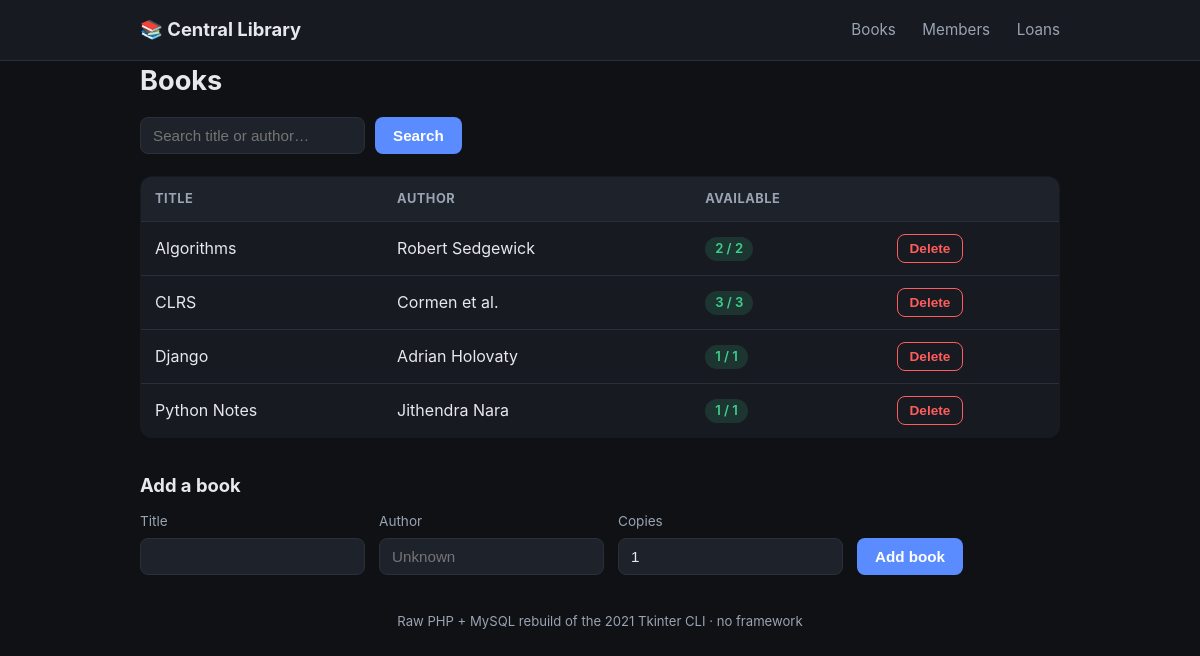
/books, run on the app's committed database.
### tables this page shows
CREATE TABLE IF NOT EXISTS books (
  id              INT UNSIGNED AUTO_INCREMENT PRIMARY KEY,
  title           VARCHAR(255) NOT NULL,
  author          VARCHAR(255) NOT NULL DEFAULT 'Unknown',
  isbn            VARCHAR(20)  DEFAULT NULL,
  total_copies    INT UNSIGNED NOT NULL DEFAULT 1,
  available_copies INT UNSIGNED NOT NULL DEFAULT 1,
  created_at      TIMESTAMP DEFAULT CURRENT_TIMESTAMP,
  CONSTRAINT chk_copies CHECK (available_copies <= total_copies),
  UNIQUE KEY uq_books_title_author (title, author)
);

### controllers/helpers.php (called while the page is built, shortened)
<?php
function e(?string $v): string
{
    return htmlspecialchars((string) $v, ENT_QUOTES, 'UTF-8');
}
function render(string $view, array $data = [], string $title = 'Central Library'): void
{
    extract($data, EXTR_SKIP);
    require __DIR__ . '/../views/' . $view . '.php';
    require __DIR__ . '/../views/layout.php';
}

### src/Database.php (called while the page is built, shortened)
<?php
final class Database
{
    private static ?PDO $pdo = null;
    public static function pdo(): PDO
    {
        $cfg = require __DIR__ . '/../config.php';
        $db  = $cfg['db'];
        $dsn = sprintf(
            'mysql:host=%s;port=%d;dbname=%s;charset=%s',
            $db['host'],
            $db['port'],
            $db['name'],
            $db['charset']
        );
        self::$pdo = new PDO($dsn, $db['user'], $db['pass'], [
            PDO::ATTR_ERRMODE            => PDO::ERRMODE_EXCEPTION,
            PDO::ATTR_DEFAULT_FETCH_MODE => PDO::FETCH_ASSOC,
            PDO::ATTR_EMULATE_PREPARES   => false,
        ]);
        return self::$pdo;
    }
}

### src/Book.php (called while the page is built, shortened)
<?php
require_once __DIR__ . '/Database.php';
final class Book
{
    public static function all(): array
    {
        $stmt = Database::pdo()->query(
            'SELECT * FROM books ORDER BY title ASC'
        );
        return $stmt->fetchAll();
    }
}

### views/books.php (the view, shortened to what this page needs)
<h1>Books</h1>
<form class="inline-form" method="get" action="/books">
  <input type="search" name="q" value="<?= e($q) ?>" placeholder="Search title or author…">
  <button type="submit">Search</button>
</form>
<table class="grid">
  <thead>
    <tr><th>Title</th><th>Author</th><th>Available</th><th></th></tr>
  </thead>
  <tbody>
    <?php foreach ($books as $b): ?>
      <tr>
        <td><?= e($b['title']) ?></td>
        <td><?= e($b['author']) ?></td>
        <td>
          <?php $avail = (int) $b['available_copies']; ?>
          <span class="badge <?= $avail > 0 ? 'badge-ok' : 'badge-out' ?>">
            <?= $avail ?> / <?= (int) $b['total_copies'] ?>
          </span>
        </td>
        <td class="row-actions">
          <form method="post" action="/books/delete" onsubmit="return confirm('Delete this book?')">
            <button type="submit" class="btn-danger">Delete</button>
          </form>
        </td>
      </tr>
    <?php endforeach; ?>
  </tbody>
</table>
<h2>Add a book</h2>
<form class="card-form" method="post" action="/books/create">
  <label>Title <input type="text" name="title" required></label>
  <label>Author <input type="text" name="author" placeholder="Unknown"></label>
  <label>Copies <input type="number" name="copies" value="1" min="1"></label>
  <button type="submit">Add book</button>
</form>

### public/style.css (style rules this page uses)
:root { --bg: #0f1115; --panel: #171a21; --panel-2: #1e222b; --border: #2a2f3a; --text: #e6e8ee; --muted: #9aa3b2; --accent: #5b8cff; --accent-2: #3ecf8e; --danger: #ff5d5d; --warn: #ffb454; }
* { box-sizing: border-box; }
body { margin: 0; font-family: -apple-system, BlinkMacSystemFont, "Segoe UI", Roboto, Helvetica, Arial, sans-serif; background: var(--bg); color: var(--text); line-height: 1.5; }
h1 { font-size: 1.7rem; margin: 0 0 6px; }
h2 { font-size: 1.15rem; margin: 34px 0 12px; }
.grid { width: 100%; border-collapse: collapse; background: var(--panel); border: 1px solid var(--border); border-radius: 12px; overflow: hidden; }
.grid th, .grid td { padding: 12px 14px; text-align: left; border-bottom: 1px solid var(--border); }
.grid th { background: var(--panel-2); color: var(--muted); font-size: .8rem; text-transform: uppercase; letter-spacing: .04em; }
.grid tr:last-child td { border-bottom: none; }
.row-actions { text-align: right; }
.badge { display: inline-block; padding: 2px 10px; border-radius: 999px; font-size: .82rem; font-weight: 600; }
.badge-ok { background: rgba(62,207,142,.15); color: var(--accent-2); }
.inline-form { display: flex; gap: 10px; margin: 16px 0 22px; align-items: center; }
.card-form, .card form { display: flex; gap: 14px; flex-wrap: wrap; align-items: flex-end; }
label { display: flex; flex-direction: column; gap: 6px; font-size: .85rem; color: var(--muted); }
input, select { background: var(--panel-2); border: 1px solid var(--border); color: var(--text); padding: 9px 12px; border-radius: 8px; font-size: .95rem; min-width: 160px; }
button { background: var(--accent); color: #fff; border: none; padding: 10px 18px; border-radius: 8px; font-size: .95rem; font-weight: 600; cursor: pointer; }
.btn-danger { background: transparent; color: var(--danger); border: 1px solid var(--danger); padding: 6px 12px; font-size: .85rem; }

### data on the page
books: title "Algorithms", author "Robert Sedgewick", available_copies "2", total_copies "2"
books: title "CLRS", author "Cormen et al.", available_copies "3", total_copies "3"
books: title "Django", author "Adrian Holovaty", available_copies "1", total_copies "1"
books: title "Python Notes", author "Jithendra Nara", available_copies "1", total_copies "1"
